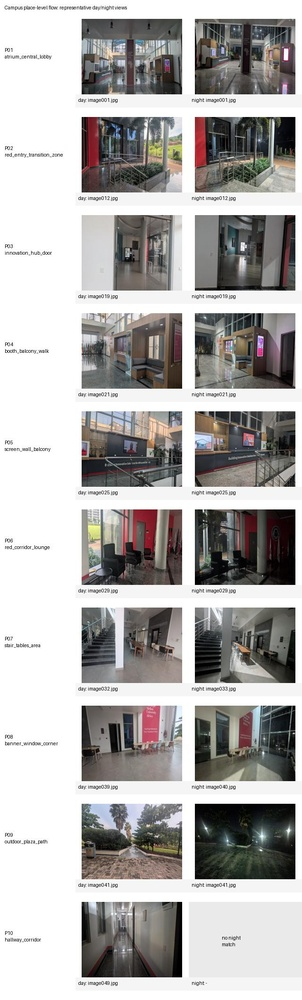
#> input picture custom_dataset_place_level/place_flow_visual.jpg, 302 x 1000 px, shrunk from 640 x 2120 before the run
$ python -i preprocessing.py   (imports and definitions only)
#> lines starting #> are read from the running program, lines starting #| are printed output that depends on the picture
from __future__ import annotations

from pathlib import Path
from typing import Literal

import numpy as np

try:
    import cv2
except ModuleNotFoundError:  # pragma: no cover - fallback path depends on env
    cv2 = None

from skimage import color, exposure


PreprocessMode = Literal["none", "clahe_query", "clahe_all"]


def _ensure_uint8_rgb(image: np.ndarray) -> np.ndarray:
    if image.dtype == np.uint8:
        return image
    clipped = np.clip(image, 0, 255)
    return clipped.astype(np.uint8)


def apply_clahe_rgb(
    image: np.ndarray,
    *,
    clip_limit: float = 2.0,
    tile_grid_size: int = 8,
) -> np.ndarray:
#> called with clip_limit = 2, tile_grid_size = 8
    rgb = _ensure_uint8_rgb(image)
    if cv2 is not None:
        if rgb.ndim == 2:
            clahe = cv2.createCLAHE(clipLimit=clip_limit, tileGridSize=(tile_grid_size, tile_grid_size))
            return clahe.apply(rgb)

        lab = cv2.cvtColor(rgb, cv2.COLOR_RGB2LAB)
#> lab: shape (1000, 302, 3); mean of channels 0, 1, 2 178.9, 128.6, 129.1
        l_channel, a_channel, b_channel = cv2.split(lab)
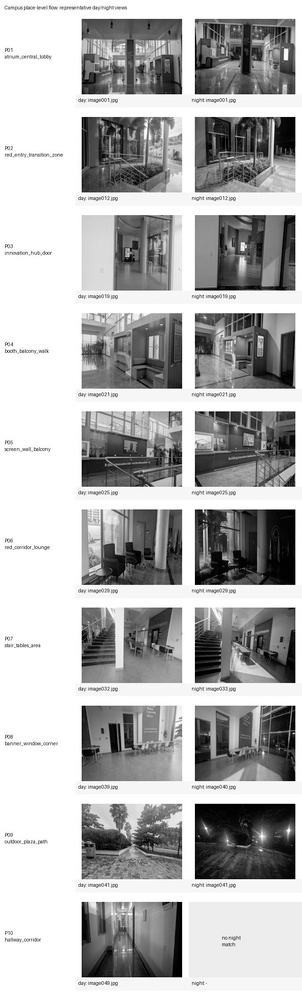
#> l_channel: shape (1000, 302); min 0, max 255, mean 178.9
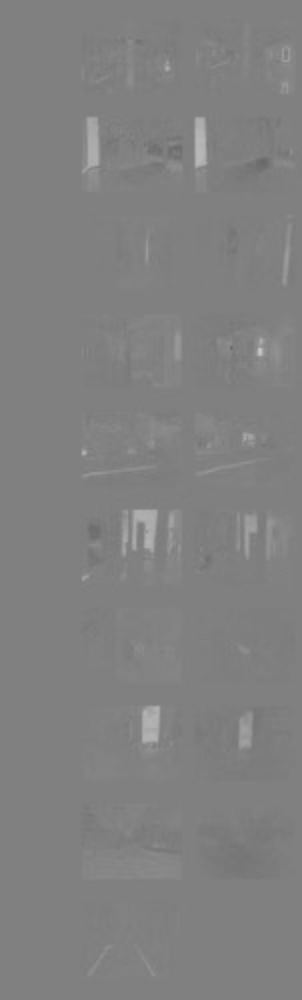
#> a_channel: shape (1000, 302); min 103, max 197, mean 128.6
        clahe = cv2.createCLAHE(clipLimit=clip_limit, tileGridSize=(tile_grid_size, tile_grid_size))
        l_equalized = clahe.apply(l_channel)
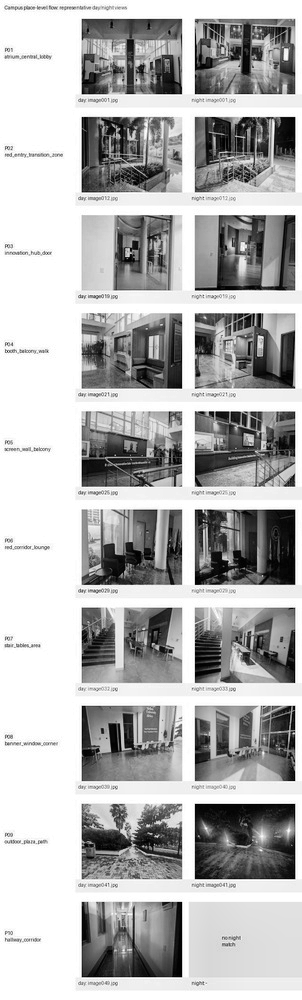
#> l_equalized: shape (1000, 302); min 0, max 255, mean 180.9
        merged = cv2.merge((l_equalized, a_channel, b_channel))
#> merged: shape (1000, 302, 3); mean of channels 0, 1, 2 180.9, 128.6, 129.1
        return cv2.cvtColor(merged, cv2.COLOR_LAB2RGB)
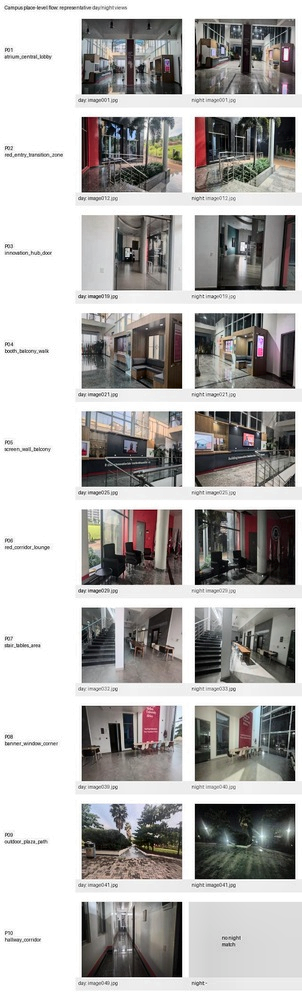
#> returned value: shape (1000, 302, 3); mean R, G, B 179.4, 177.4, 176.1

    normalized = rgb.astype(np.float32) / 255.0
    if normalized.ndim == 2:
        equalized = exposure.equalize_adapthist(
            normalized,
            clip_limit=min(1.0, clip_limit / 10.0),
            kernel_size=tile_grid_size,
        )
        return np.clip(equalized * 255.0, 0, 255).astype(np.uint8)

    lab = color.rgb2lab(normalized)
    l_channel = lab[..., 0] / 100.0
    l_equalized = exposure.equalize_adapthist(
        l_channel,
        clip_limit=min(1.0, clip_limit / 10.0),
        kernel_size=tile_grid_size,
    )
    lab[..., 0] = l_equalized * 100.0
    rgb_equalized = color.lab2rgb(lab)
    return np.clip(rgb_equalized * 255.0, 0, 255).astype(np.uint8)


def apply_preprocessing(
    imgs_db: list[np.ndarray],
    imgs_q: list[np.ndarray],
    *,
    mode: PreprocessMode = "none",
    clahe_clip_limit: float = 2.0,
    clahe_tile_grid_size: int = 8,
) -> tuple[list[np.ndarray], list[np.ndarray]]:
    if mode == "none":
        return imgs_db, imgs_q

    kwargs = {
        "clip_limit": clahe_clip_limit,
        "tile_grid_size": clahe_tile_grid_size,
    }
    if mode == "clahe_query":
        return imgs_db, [apply_clahe_rgb(image, **kwargs) for image in imgs_q]
    if mode == "clahe_all":
        return (
            [apply_clahe_rgb(image, **kwargs) for image in imgs_db],
            [apply_clahe_rgb(image, **kwargs) for image in imgs_q],
        )
    raise ValueError(f"Unsupported preprocessing mode: {mode}")


def preprocessing_suffix(mode: PreprocessMode) -> str:
    return "" if mode == "none" else f"_{mode}"


def preprocess_summary(mode: PreprocessMode, *, clip_limit: float, tile_grid_size: int) -> str:
    if mode == "none":
        return "none"
    return f"{mode} (clip_limit={clip_limit}, tile_grid_size={tile_grid_size})"

>>> import cv2
>>> picture = cv2.cvtColor(cv2.imread('../custom_dataset_place_level/place_flow_visual.jpg'), cv2.COLOR_BGR2RGB)
>>> result = apply_clahe_rgb(picture)
